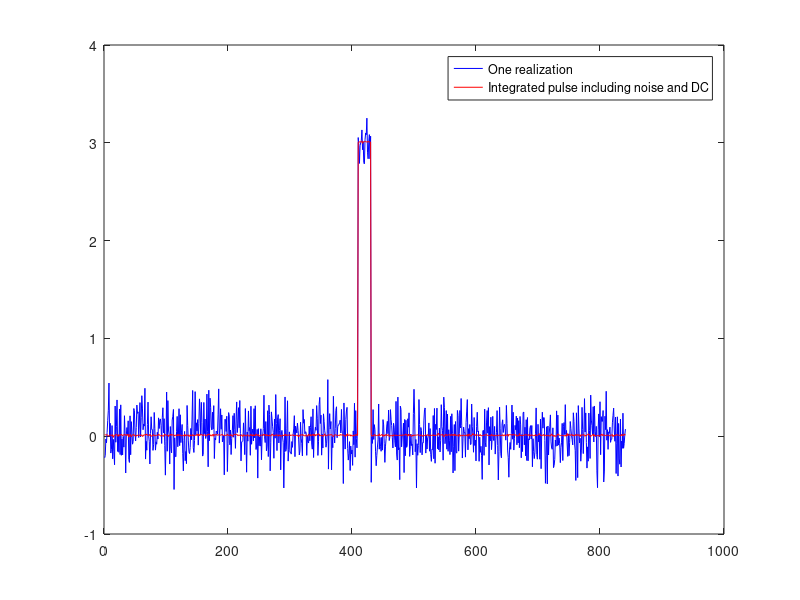
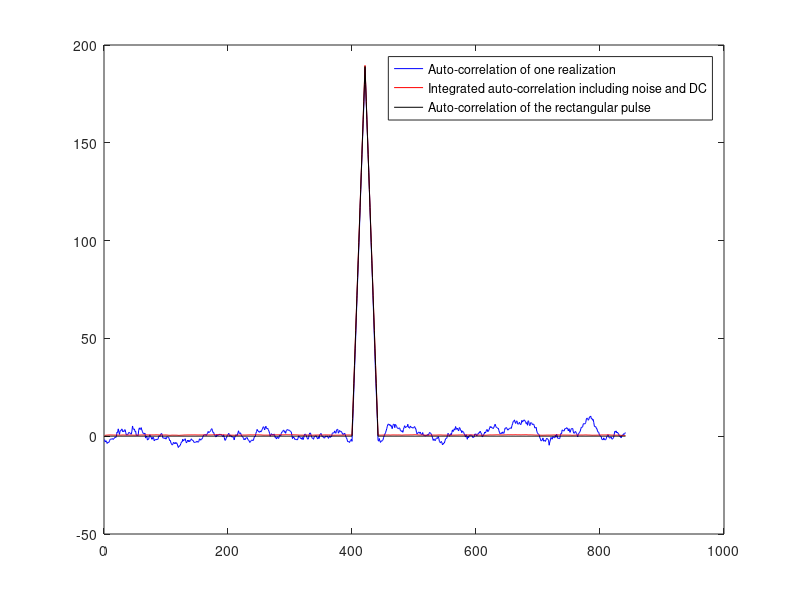
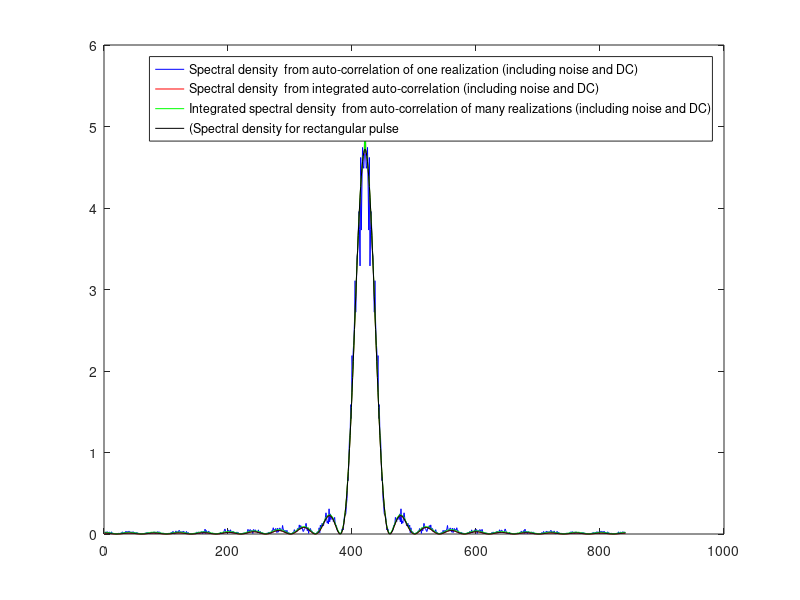

The MATLAB script that drew these images, in order:
dt=0.5;
t=-5:dt:5;

RxPulse=zeros(1,length(t)*40+1);
N=length(RxPulse);
n=length(t);
sigma=1;whan=0.5+0.5*cos(pi*abs(t)/(max(t)));
pulse=ones(1,n)*3;
%pulse=3*exp(-(abs(t))/sigma^2/2).*whan;
DC=ones(1,N)*0.01;
% DC = 0;
RxPulse(floor(N/2)-floor(n/2):floor(N/2)+floor(n/2))=pulse;

stdev=0.2;


xInt=0;
rInt=0;
Xint=0;
for k=1:1000
    noise=randn(1,N)*stdev;
    x1=RxPulse;
    x2=RxPulse+noise+DC;
    X1=abs(fft(x1)).^2/N;
    X=abs(fft(x1).*conj(fft(x2)))/N;
    Xint=Xint+X;
    xInt=xInt+x2;
    r=convn(x1,fliplr(x2),'same');
    rInt=r+rInt;
    k
end;

Xint=Xint/k;
rInt=rInt/k;
xInt=xInt/k;
S=fft(rInt)/N;
    
close all
figure(1)
%subplot(3,1,1)
plot(x2,'blue')
hold
plot(xInt,'r')
legend('One realization', 'Integrated pulse including noise and DC')
figure(2)
%subplot(3,1,2)
plot(r,'blue')
hold
plot(rInt,'red')
r1=convn(x1,fliplr(x1),'same');;
plot(r1,'k')
legend('Auto-correlation of one realization', 'Integrated auto-correlation including noise and DC','Auto-correlation of the rectangular pulse')
figure(3)
%subplot(3,1,3)

%Since MATLAB assumes the origin and our function has the origin in the middle, S is complex and we need to take the magnitude (abs)
plot(fftshift(X),'b')
hold
plot(fftshift(abs(S)),'r')
plot(fftshift(abs(Xint)),'g')
plot(fftshift(abs(X1)),'k')
legend('Spectral density  from auto-correlation of one realization (including noise and DC)', 'Spectral density  from integrated auto-correlation (including noise and DC)','Integrated spectral density  from auto-correlation of many realizations (including noise and DC)','(Spectral density for rectangular pulse')
